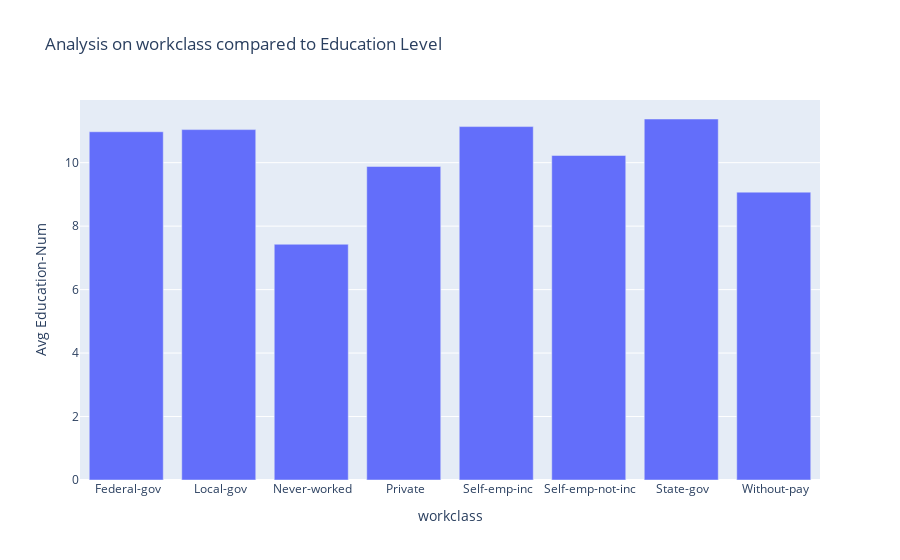

Notebook code cell kept with this figure:
### Code cell
figure_1("workclass")

### Figure 1 — Plotly figure (JSON) as saved in the notebook; plotly's stock layout.template omitted (floating-point values rounded to 4 significant figures)
{"data": [{"type": "bar", "x": [" Federal-gov", " Local-gov", " Never-worked", " Private", " Self-emp-inc", " Self-emp-not-inc", " State-gov", " Without-pay"], "y": [10.97, 11.04, 7.429, 9.88, 11.14, 10.23, 11.38, 9.071]}], "layout": {"autosize": true, "title": {"text": "Analysis on workclass compared to Education Level"}, "xaxis": {"autorange": true, "range": [-0.5, 7.5], "title": {"text": "workclass"}, "type": "category"}, "yaxis": {"autorange": true, "range": [0, 11.97], "title": {"text": "Avg Education-Num"}, "type": "linear"}}}
